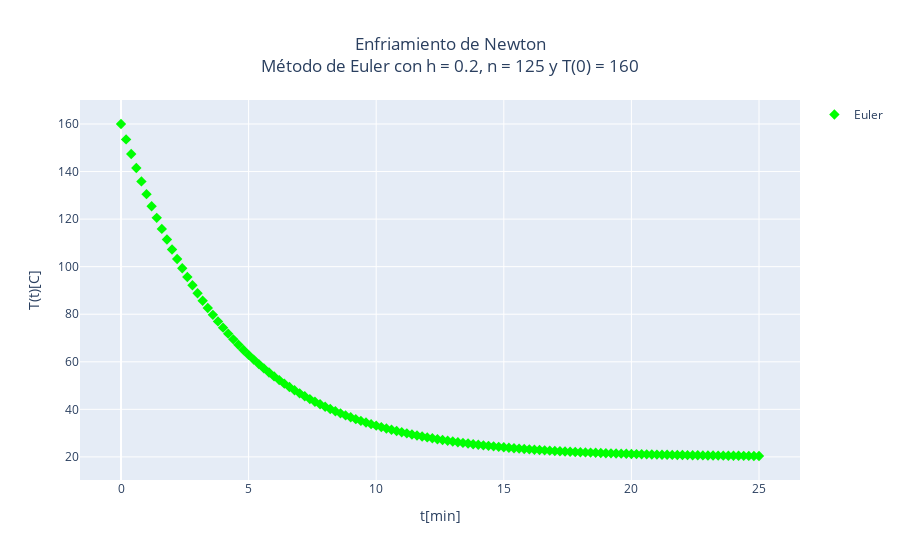

The notebook cell this image was saved under:
### Markdown cell above
### Euler

### Code cell
def metodo_euler(f, t_0, y_0, h, n_pasos):
    valores_y_Euler = [y_0] # Lista de valores de y
    valores_t = [t_0] # Vector de tiempo
    
    # Iterar sobre el número de pasos y aplicar el método de Euler
    for i in range(n_pasos):
        valores_t.append(valores_t[i] + h) # Agregar el valor de t a la lista
        y_nueva = valores_y_Euler[i] + h * f(valores_y_Euler[i]) # Método de Euler
        valores_y_Euler.append(y_nueva) # Agregar el valor de y a la lista

    # Graficar
    titulo = f'Enfriamiento de Newton<br>Método de Euler con h = {round(h,3)}, n = {n_pasos} y T(0) = {round(y_0,3)}' # ¡¡¡NO MODIFICAR!!!
    eje_x = 't[min]' # Nombre del eje x
    eje_y = 'T(t)[C]' # Nombre del eje y

    fig = go.Figure() # ¡¡¡NO MODIFICAR!!!
    fig.update_layout(title=titulo, title_x=0.5, xaxis_title=eje_x, yaxis_title=eje_y) # ¡¡¡NO MODIFICAR!!!
    plot_Euler = go.Scatter(x=valores_t, y=valores_y_Euler, mode='markers', marker=dict(size=8, symbol='diamond'), name='Euler', marker_color='lime', showlegend=True) # ¡¡¡NO MODIFICAR!!!
    fig.add_trace(plot_Euler) # ¡¡¡NO MODIFICAR!!!
    fig.show() # ¡¡¡NO MODIFICAR!!!
    return plot_Euler # ¡¡¡NO MODIFICAR!!!

plot_Euler = metodo_euler(f_real, t_0, y_0, h, n_pasos) # Graficar método de Euler

### Figure 1 — Plotly figure (JSON) as saved in the notebook; plotly's stock layout.template omitted (floating-point values rounded to 4 significant figures)
{"data": [{"marker": {"color": "lime", "size": 8, "symbol": "diamond"}, "mode": "markers", "name": "Euler", "showlegend": true, "type": "scatter", "x": [0, 0.2, 0.4, 0.6, 0.8, 1, 1.2, 1.4, 1.6, 1.8, 2.0, 2.2, 2.4, 2.6, 2.8, 3.0, 3.2, 3.4, 3.6, 3.8, 4.0, 4.2, 4.4, 4.6, 4.8, 5.0, 5.2, 5.4, 5.6, 5.8, 6.0, 6.2, 6.4, 6.6, 6.8, 7.0, 7.2, 7.4, 7.6, 7.8, 8.0, 8.2, 8.4, 8.6, 8.8, 9, 9.2, 9.4, 9.6, 9.8, 10.0, 10.2, 10.4, 10.6, 10.8, 11.0, 11.2, 11.4, 11.6, 11.8, 12.0, 12.2, 12.4, 12.6, 12.8, 13.0, 13.2, 13.4, 13.6, 13.8, 14.0, 14.2, 14.4, 14.6, 14.8, 15.0, 15.2, 15.4, 15.6, 15.8, 16.0, 16.2, 16.4, 16.6, 16.8, 17.0, 17.2, 17.4, 17.6, 17.8, 18.0, 18.2, 18.4, 18.6, 18.8, 19.0, 19.2, 19.4, 19.6, 19.8, 20.0, 20.2, 20.4, 20.6, 20.8, 21.0, 21.2, 21.4, 21.6, 21.8, 22.0, 22.2, 22.4, 22.6, 22.8, 23.0, 23.2, 23.4, 23.6, 23.8, 24.0, 24.2, 24.4, 24.6, 24.8, 25.0], "y": [160, 153.5, 147.4, 141.5, 135.9, 130.5, 125.4, 120.5, 115.9, 111.5, 107.2, 103.2, 99.35, 95.69, 92.19, 88.85, 85.67, 82.64, 79.74, 76.98, 74.35, 71.84, 69.44, 67.16, 64.98, 62.9, 60.92, 59.03, 57.22, 55.5, 53.86, 52.3, 50.8, 49.38, 48.02, 46.73, 45.49, 44.32, 43.19, 42.12, 41.1, 40.12, 39.19, 38.31, 37.46, 36.65, 35.88, 35.15, 34.45, 33.78, 33.15, 32.54, 31.96, 31.41, 30.88, 30.38, 29.9, 29.44, 29.0, 28.59, 28.19, 27.81, 27.45, 27.11, 26.78, 26.46, 26.17, 25.88, 25.61, 25.35, 25.1, 24.87, 24.64, 24.43, 24.22, 24.03, 23.84, 23.66, 23.49, 23.33, 23.18, 23.03, 22.89, 22.76, 22.63, 22.51, 22.39, 22.28, 22.18, 22.08, 21.98, 21.89, 21.8, 21.72, 21.64, 21.56, 21.49, 21.42, 21.36, 21.29, 21.23, 21.18, 21.12, 21.07, 21.02, 20.97, 20.93, 20.89, 20.85, 20.81, 20.77, 20.73, 20.7, 20.67, 20.64, 20.61, 20.58, 20.55, 20.53, 20.5, 20.48, 20.46, 20.44, 20.42, 20.4, 20.38]}], "layout": {"title": {"text": "Enfriamiento de Newton<br>Método de Euler con h = 0.2, n = 125 y T(0) = 160", "x": 0.5}, "xaxis": {"title": {"text": "t[min]"}}, "yaxis": {"title": {"text": "T(t)[C]"}}}}
